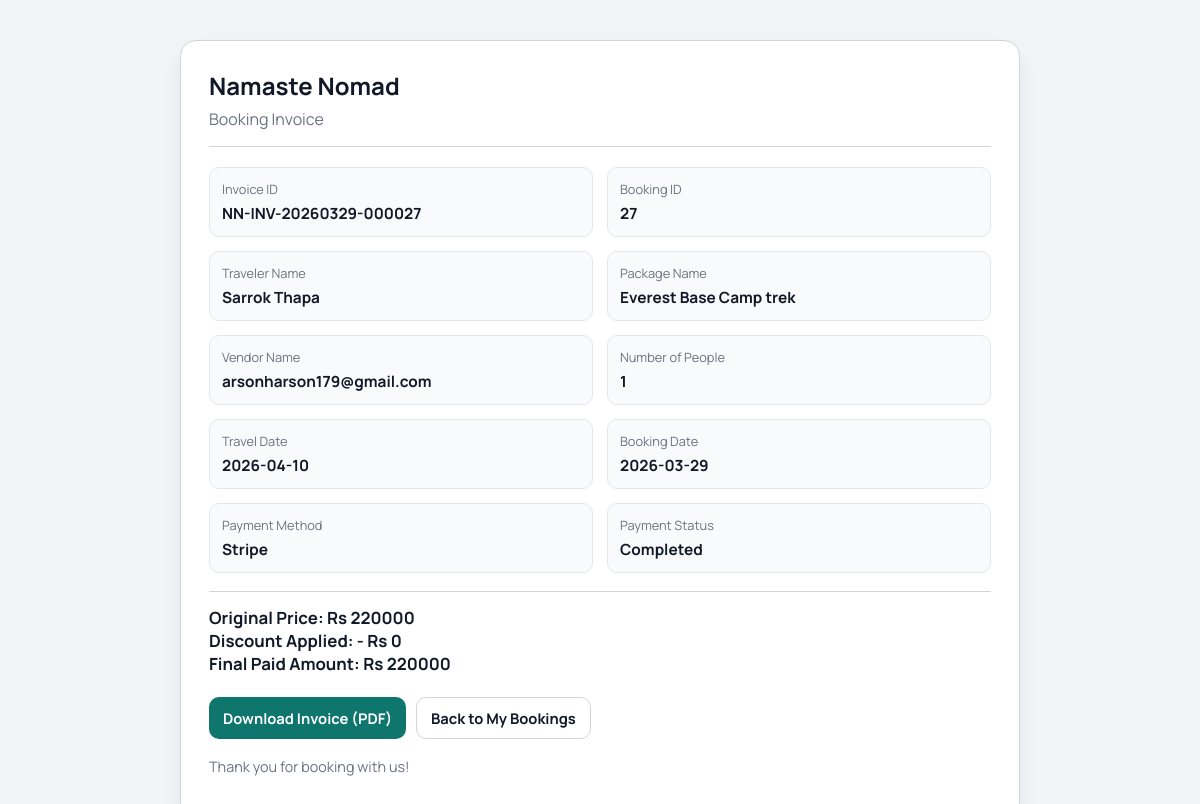
The page /invoice/27/ (signed in) on the database its author committed.
### core/models.py (models this page shows, shortened)
class Package(models.Model):
    DIFFICULTY_CHOICES = (
        ('easy', 'Easy'),
        ('moderate', 'Moderate'),
        ('challenging', 'Challenging'),
        ('expedition', 'Expedition'),
    )
    CATEGORY_TREK = 'TREK'
    CATEGORY_TOUR = 'TOUR'
    CATEGORY_CHOICES = (
        (CATEGORY_TREK, 'Trek'),
        (CATEGORY_TOUR, 'Tour'),
    )
    vendor = models.ForeignKey(
        settings.AUTH_USER_MODEL,
        on_delete=models.CASCADE,
        related_name='vendor_packages',
    )
    title = models.CharField(max_length=200)
    category = models.CharField(max_length=10, choices=CATEGORY_CHOICES, default=CATEGORY_TREK)
    location = models.CharField(max_length=120, blank=True)
    location_name = models.CharField(max_length=255, blank=True)
    latitude = models.FloatField(blank=True, null=True)
    longitude = models.FloatField(blank=True, null=True)
    description = models.TextField(blank=True)
    itinerary = models.TextField(blank=True)
    inclusions = models.TextField(blank=True)
    exclusions = models.TextField(blank=True)
    duration_days = models.PositiveSmallIntegerField(blank=True, null=True)
    difficulty = models.CharField(max_length=20, choices=DIFFICULTY_CHOICES, blank=True)
    group_size = models.PositiveSmallIntegerField(blank=True, null=True)
    available_slots = models.PositiveIntegerField(default=10)
    available_from = models.DateField(blank=True, null=True)
    available_until = models.DateField(blank=True, null=True)
    best_season = models.CharField(max_length=100, blank=True)
    image_url = models.URLField(blank=True)
    has_guide = models.BooleanField(default=False)
    includes_meals = models.BooleanField(default=False)
    includes_accommodation = models.BooleanField(default=False)
    includes_transport = models.BooleanField(default=False)
    includes_permits = models.BooleanField(default=False)
    price = models.DecimalField(
        max_digits=10,
        decimal_places=2,
        validators=[MinValueValidator(0)],
    )
    is_active = models.BooleanField(default=True)
    is_featured = models.BooleanField(default=False)
    views_count = models.PositiveIntegerField(default=0)
    created_at = models.DateTimeField(auto_now_add=True)
    @property
    def name(self):
        return self.title

class Booking(models.Model):
    COMMISSION_VENDOR_RATE = Decimal('0.75')
    COMMISSION_PLATFORM_RATE = Decimal('0.25')
    STATUS_PENDING = 'pending'
    STATUS_CONFIRMED = 'confirmed'
    STATUS_CANCELLED = 'cancelled'
    STATUS_PAYMENT_PENDING = STATUS_PENDING
    STATUS_CHOICES = [
        (STATUS_PENDING, 'Pending'),
        (STATUS_CONFIRMED, 'Confirmed'),
        (STATUS_CANCELLED, 'Cancelled'),
    ]
    PAYMENT_METHOD_STRIPE = 'stripe'
    PAYMENT_METHOD_ESEWA = 'esewa'
    PAYMENT_METHOD_KHALTI = 'khalti'
    PAYMENT_METHOD_CHOICES = [
        (PAYMENT_METHOD_STRIPE, 'Stripe'),
        (PAYMENT_METHOD_ESEWA, 'eSewa'),
        (PAYMENT_METHOD_KHALTI, 'Khalti'),
    ]
    PAYMENT_STATUS_PENDING = 'pending'
    PAYMENT_STATUS_COMPLETED = 'completed'
    PAYMENT_STATUS_FAILED = 'failed'
    PAYMENT_STATUS_PAID = PAYMENT_STATUS_COMPLETED
    PAYMENT_STATUS_CANCELLED = PAYMENT_STATUS_FAILED
    PAYMENT_STATUS_EXPIRED = PAYMENT_STATUS_FAILED
    PAYMENT_STATUS_CHOICES = [
        (PAYMENT_STATUS_PENDING, 'Pending'),
        (PAYMENT_STATUS_COMPLETED, 'Completed'),
        (PAYMENT_STATUS_FAILED, 'Failed'),
    ]
    SOURCE_CHOICES = [
        ('direct', 'Direct'),
        ('partner', 'Partner'),
        ('social', 'Social'),
        ('marketplace', 'Marketplace'),
    ]
    package = models.ForeignKey(Package, on_delete=models.CASCADE, related_name='bookings')
    traveler = models.ForeignKey(
        settings.AUTH_USER_MODEL,
        on_delete=models.SET_NULL,
        related_name='traveler_bookings',
        null=True,
        blank=True,
    )
    vendor = models.ForeignKey(
        settings.AUTH_USER_MODEL,
        on_delete=models.SET_NULL,
        related_name='vendor_bookings',
        null=True,
        blank=True,
    )
    number_of_people = models.PositiveIntegerField(default=1)
    travel_date = models.DateField(default=date.today)
    special_notes = models.TextField(blank=True)
    start_date = models.DateField(null=True, blank=True)
    end_date = models.DateField(null=True, blank=True)
    status = models.CharField(max_length=20, choices=STATUS_CHOICES, default=STATUS_PENDING)
    payment_method = models.CharField(
        max_length=20,
        choices=PAYMENT_METHOD_CHOICES,
        default=PAYMENT_METHOD_STRIPE,
    )
    payment_status = models.CharField(
        max_length=20,
        choices=PAYMENT_STATUS_CHOICES,
        default=PAYMENT_STATUS_PENDING,
    )
    payment_reference = models.CharField(max_length=255, blank=True)
    stripe_checkout_session_id = models.CharField(max_length=255, blank=True)
    esewa_transaction_id = models.CharField(max_length=255, blank=True)
    paid_amount = models.DecimalField(
        max_digits=10,
        decimal_places=2,
        validators=[MinValueValidator(0)],
        null=True,
        blank=True,
    )
    paid_at = models.DateTimeField(null=True, blank=True)
    payment_expires_at = models.DateTimeField(null=True, blank=True)
    discount = models.ForeignKey(
        Discount,
        on_delete=models.SET_NULL,
        related_name='bookings',
        null=True,
        blank=True,
    )
    original_total_price = models.DecimalField(
        max_digits=10,
        decimal_places=2,
        validators=[MinValueValidator(0)],
        default=Decimal('0.00'),
    )
    discount_amount = models.DecimalField(
        max_digits=10,
        decimal_places=2,
        validators=[MinValueValidator(0)],
        default=Decimal('0.00'),
    )
    source = models.CharField(max_length=20, choices=SOURCE_CHOICES, default='direct')
    total_price = models.DecimalField(
        max_digits=10,
        decimal_places=2,
        validators=[MinValueValidator(0)],
    )
    vendor_amount = models.DecimalField(
        max_digits=10,
        decimal_places=2,
        validators=[MinValueValidator(0)],
        default=Decimal('0.00'),
    )
    platform_fee = models.DecimalField(
        max_digits=10,
        decimal_places=2,
        validators=[MinValueValidator(0)],
        default=Decimal('0.00'),
    )
    created_at = models.DateTimeField(auto_now_add=True)

### accounts/models.py (models this page shows, shortened)
class User(AbstractUser):
    USER_TYPE_CHOICES = (
        ('vendor', 'Vendor'),
        ('traveler', 'Traveler'),
        ('admin', 'Admin'),
    )
    user_type = models.CharField(max_length=10, choices=USER_TYPE_CHOICES)
    phone = models.CharField(max_length=20, blank=True, null=True)
    is_verified = models.BooleanField(default=False)

### core/views.py (the view)
# urls.py: path('invoice/<int:booking_id>/', views.booking_invoice, name='booking_invoice'),
@login_required(login_url='account_login_choice')
def booking_invoice(request, booking_id):
    booking = get_object_or_404(
        Booking.objects.select_related('package', 'traveler', 'vendor'),
        id=booking_id,
    )
    if not _can_access_booking_invoice(request.user, booking):
        raise Http404('Invoice not found.')
    if booking.payment_status != Booking.PAYMENT_STATUS_COMPLETED:
        messages.error(request, 'Invoice is available only after successful payment.')
        if booking.traveler_id == request.user.id:
            return redirect('booking_confirmation', booking_id=booking.id)
        return redirect('admin_dashboard')
    return render(
        request,
        'core/invoice_detail.html',
        {
            'booking': booking,
            'invoice': invoice_data_for_booking(booking),
        },
    )

### accounts/context_processors.py (called while the page is built)
def _safe_related(instance, relation_name):
    try:
        return getattr(instance, relation_name)
    except ObjectDoesNotExist:
        return None

def _display_name(user):
    full_name = user.get_full_name().strip()
    return full_name or user.username or user.email or 'Account'

def _avatar_url(user, user_type):
    if user_type == 'traveler':
        profile = _safe_related(user, 'traveler_profile')
        if profile and profile.avatar:
            return profile.avatar.url
    elif user_type == 'vendor':
        profile = _safe_related(user, 'vendor_profile')
        if profile and profile.logo:
            return profile.logo.url
    elif user_type == 'admin':
        profile = _safe_related(user, 'admin_profile')
        if profile and profile.avatar:
            return profile.avatar.url
    return ''

def _dashboard_url(user_type):
    if user_type == 'traveler':
        return reverse('traveler_home')
    if user_type == 'vendor':
        return reverse('vendor_dashboard')
    if user_type == 'admin':
        return reverse('admin_dashboard')
    return reverse('home')

def _profile_url(user_type):
    if user_type == 'traveler':
        return reverse('traveler_profile')
    if user_type == 'vendor':
        return reverse('vendor_profile')
    if user_type == 'admin':
        return reverse('admin_profile')
    return reverse('home')

def _settings_url(user_type):
    if user_type == 'traveler':
        return reverse('traveler_profile')
    if user_type == 'vendor':
        return reverse('vendor_settings')
    if user_type == 'admin':
        return reverse('admin_profile')
    return reverse('home')

def _navbar_context(user):
    user_type = getattr(user, 'user_type', '')
    return {
        'nav_user_type': user_type,
        'nav_display_name': _display_name(user),
        'nav_avatar_url': _avatar_url(user, user_type),
        'nav_dashboard_url': _dashboard_url(user_type),
        'nav_profile_url': _profile_url(user_type),
        'nav_settings_url': _settings_url(user_type),
    }

### core/invoices.py (called while the page is built)
def invoice_id_for_booking(booking):
    created_at = timezone.localtime(booking.created_at)
    return f"NN-INV-{created_at:%Y%m%d}-{booking.id:06d}"

### core/views.py (called while the page is built)
def _can_access_booking_invoice(user, booking):
    if not user.is_authenticated:
        return False
    if getattr(user, 'user_type', '') == 'admin' and user.is_staff:
        return True
    return booking.traveler_id == user.id

### core/templates/core/invoice_detail.html (shortened to what this page needs)
{% load static %}
<!DOCTYPE html>
<html lang="en">
<head>
</head>
<body>
    <main class="invoice-wrap">
        <section class="invoice-card">
            <header class="invoice-head">
                <h1>Namaste Nomad</h1>
                <p>Booking Invoice</p>
            </header>
            <div class="invoice-meta">
                <div class="meta-item"><span>Invoice ID</span><strong>{{ invoice.invoice_id }}</strong></div>
                <div class="meta-item"><span>Booking ID</span><strong>{{ invoice.booking_id }}</strong></div>
                <div class="meta-item"><span>Traveler Name</span><strong>{{ invoice.traveler_name }}</strong></div>
                <div class="meta-item"><span>Package Name</span><strong>{{ invoice.package_name }}</strong></div>
                <div class="meta-item"><span>Vendor Name</span><strong>{{ invoice.vendor_name }}</strong></div>
                <div class="meta-item"><span>Number of People</span><strong>{{ invoice.number_of_people }}</strong></div>
                <div class="meta-item"><span>Travel Date</span><strong>{{ invoice.travel_date }}</strong></div>
                <div class="meta-item"><span>Booking Date</span><strong>{{ invoice.booking_date }}</strong></div>
                <div class="meta-item"><span>Payment Method</span><strong>{{ invoice.payment_method }}</strong></div>
                <div class="meta-item"><span>Payment Status</span><strong>{{ invoice.payment_status }}</strong></div>
            </div>
            <div class="invoice-total">
                <div>Original Price: Rs {{ invoice.original_price|floatformat:0 }}</div>
                <div>Discount Applied: - Rs {{ invoice.discount_applied|floatformat:0 }}</div>
                <div>Final Paid Amount: Rs {{ invoice.total_amount_paid|floatformat:0 }}</div>
            </div>
            <div class="invoice-actions">
                <a class="btn btn-primary" href="{% url 'booking_invoice_download' booking.id %}">Download Invoice (PDF)</a>
                {% if booking.traveler_id == request.user.id %}
                    <a class="btn btn-secondary" href="{% url 'traveler_bookings' %}">Back to My Bookings</a>
                {% else %}
                    <a class="btn btn-secondary" href="{% url 'admin_dashboard' %}">Back to Admin Dashboard</a>
                {% endif %}
            </div>
            <p class="invoice-foot">Thank you for booking with us!</p>
        </section>
    </main>
</body>
</html>

### core/templates/core/invoice_detail.html (style rules this page uses)
:root { --bg: #f3f4f6; --card: #ffffff; --text: #111827; --muted: #6b7280; --line: #d1d5db; --brand: #0f766e; }
body { margin: 0; font-family: "Manrope", sans-serif; background: var(--bg); color: var(--text); }
.invoice-wrap { max-width: 840px; margin: 40px auto; padding: 0 16px; }
.invoice-card { background: var(--card); border: 1px solid var(--line); border-radius: 16px; padding: 28px; box-shadow: 0 10px 24px rgba(15, 23, 42, 0.06); }
.invoice-head { border-bottom: 1px solid var(--line); padding-bottom: 16px; margin-bottom: 20px; }
.invoice-head h1 { margin: 0 0 6px; font-size: 1.5rem; }
.invoice-head p { margin: 0; color: var(--muted); }
.invoice-meta { display: grid; grid-template-columns: repeat(2, minmax(0, 1fr)); gap: 14px; margin-bottom: 18px; }
.meta-item { background: #f9fafb; border: 1px solid #e5e7eb; border-radius: 10px; padding: 12px; }
.meta-item span { display: block; font-size: 0.8rem; color: var(--muted); margin-bottom: 4px; }
.meta-item strong { font-size: 0.96rem; }
.invoice-total { border-top: 1px solid var(--line); margin-top: 16px; padding-top: 14px; font-size: 1.05rem; font-weight: 700; }
.invoice-actions { margin-top: 22px; display: flex; gap: 10px; flex-wrap: wrap; }
.btn { display: inline-flex; align-items: center; justify-content: center; padding: 10px 14px; border-radius: 10px; text-decoration: none; font-weight: 700; font-size: 0.92rem; }
.btn-primary { background: var(--brand); color: #fff; }
.btn-secondary { border: 1px solid var(--line); color: #111827; background: #fff; }
.invoice-foot { margin-top: 18px; color: var(--muted); font-size: 0.9rem; }

### rows shown on the page
Package: package_name "Everest Base Camp trek"
User: vendor_name "arsonharson179@gmail.com"
Booking: payment_method "Stripe", payment_status "Completed", original_price "220000", total_amount_paid "220000"

### other values the page prints
{{ invoice.invoice_id }} "NN-INV-20260329-000027"
{{ invoice.booking_id }} "27"
{{ invoice.traveler_name }} "Sarrok Thapa"
{{ invoice.number_of_people }} "1"
{{ invoice.travel_date }} "2026-04-10"
{{ invoice.booking_date }} "2026-03-29"
{{ invoice.discount_applied|floatformat:0 }} "0"
